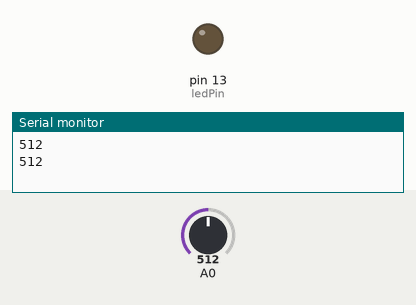
Bench run of a sketch on a simulated Arduino Uno, built with avr-gcc and run on an emulated ATmega328P. Parts: output pins drawn as LEDs (lit = HIGH), the last lines printed to the serial monitor. The test bench sets the inputs (shaded band); at power-on: A0 = 512.

Above: at 1.8 s.
1.9 s: A0 set to 792
4.2 s: A0 set to 815
At 6.7 s:
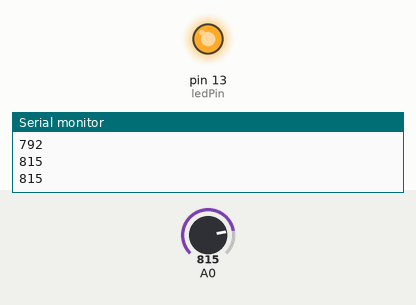
7.5 s: A0 set to 790
At 10.2 s:
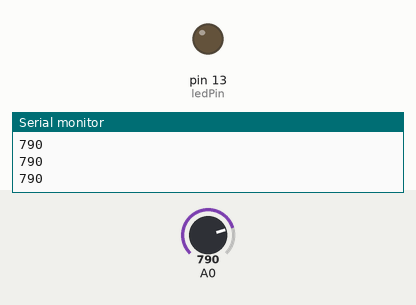
10.5 s: A0 set to 810
At 12.5 s:
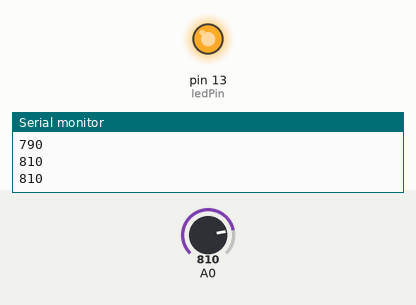
Timing chart, 0 to 14.0 s (numbered marks = the images above; inputs shaded):
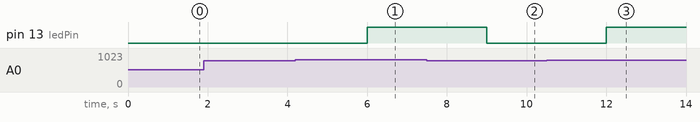

The sketch:

vibration.ino
```cpp
const int ledPin=13;
void setup() {
  Serial.begin(9600);
pinMode(ledPin,OUTPUT);
}

void loop() {
int sensorValue = analogRead(A0);
 Serial.println(sensorValue);
 delay(1000);
 if(sensorValue>800)
  {
    digitalWrite(ledPin,HIGH);
  }
 else
 {
  digitalWrite(ledPin,LOW);
  }
}
```

Measured:
- the behaviour switches between 800 and 801 on A0 (found by bisection; images 0 and 1)
- after the input at 4.2 s, pin 13 (ledPin): LOW → HIGH after 1.8 s
- after the input at 7.5 s, pin 13 (ledPin): HIGH → LOW after 1.5 s
- after the input at 10.5 s, pin 13 (ledPin): LOW → HIGH after 1.5 s
